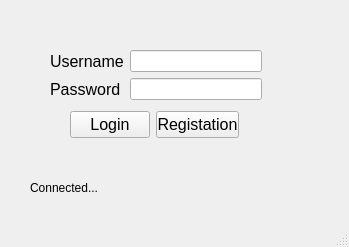
<?xml version="1.0" encoding="UTF-8"?>
<ui version="4.0">
 <class>Reg</class>
 <widget class="QMainWindow" name="Reg">
  <property name="geometry">
   <rect>
    <x>0</x>
    <y>0</y>
    <width>349</width>
    <height>247</height>
   </rect>
  </property>
  <property name="windowTitle">
   <string>MainWindow</string>
  </property>
  <widget class="QWidget" name="centralwidget">
   <widget class="QLabel" name="label_3">
    <property name="geometry">
     <rect>
      <x>30</x>
      <y>180</y>
      <width>291</width>
      <height>16</height>
     </rect>
    </property>
    <property name="text">
     <string>Connected...</string>
    </property>
   </widget>
   <widget class="QWidget" name="layoutWidget">
    <property name="geometry">
     <rect>
      <x>50</x>
      <y>50</y>
      <width>212</width>
      <height>50</height>
     </rect>
    </property>
    <layout class="QHBoxLayout" name="horizontalLayout">
     <item>
      <layout class="QVBoxLayout" name="verticalLayout">
       <item>
        <widget class="QLabel" name="label">
         <property name="font">
          <font>
           <pointsize>12</pointsize>
          </font>
         </property>
         <property name="text">
          <string>Username</string>
         </property>
        </widget>
       </item>
       <item>
        <widget class="QLabel" name="label_2">
         <property name="font">
          <font>
           <pointsize>12</pointsize>
          </font>
         </property>
         <property name="text">
          <string>Password</string>
         </property>
        </widget>
       </item>
      </layout>
     </item>
     <item>
      <layout class="QVBoxLayout" name="verticalLayout_2">
       <item>
        <widget class="QLineEdit" name="lineEdit"/>
       </item>
       <item>
        <widget class="QLineEdit" name="lineEdit_2">
         <property name="echoMode">
          <enum>QLineEdit::Password</enum>
         </property>
        </widget>
       </item>
      </layout>
     </item>
    </layout>
   </widget>
   <widget class="QWidget" name="layoutWidget">
    <property name="geometry">
     <rect>
      <x>70</x>
      <y>110</y>
      <width>169</width>
      <height>29</height>
     </rect>
    </property>
    <layout class="QHBoxLayout" name="horizontalLayout_2">
     <item>
      <widget class="QPushButton" name="pushButton">
       <property name="font">
        <font>
         <pointsize>12</pointsize>
        </font>
       </property>
       <property name="text">
        <string>Login</string>
       </property>
      </widget>
     </item>
     <item>
      <widget class="QPushButton" name="pushButton_2">
       <property name="font">
        <font>
         <pointsize>12</pointsize>
        </font>
       </property>
       <property name="text">
        <string>Registation</string>
       </property>
      </widget>
     </item>
    </layout>
   </widget>
  </widget>
  <widget class="QMenuBar" name="menubar">
   <property name="geometry">
    <rect>
     <x>0</x>
     <y>0</y>
     <width>349</width>
     <height>21</height>
    </rect>
   </property>
  </widget>
  <widget class="QStatusBar" name="statusbar"/>
 </widget>
 <resources/>
 <connections/>
</ui>
